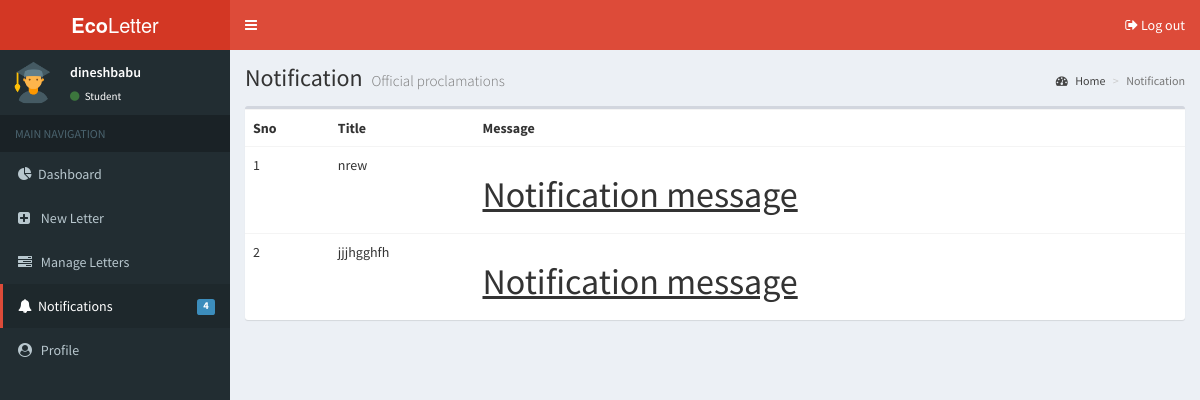
The page /student/notifications.php (signed in) on the database its author committed.
### tables this page shows
CREATE TABLE `student_data` (
  `student_id` varchar(50) NOT NULL,
  `name` varchar(50) NOT NULL,
  `studenttype` varchar(50) NOT NULL,
  `year` int(11) NOT NULL,
  `department` varchar(50) NOT NULL,
  `section` varchar(30) NOT NULL,
  `gender` varchar(30) NOT NULL,
  `email` varchar(75) NOT NULL,
  `dob` date NOT NULL,
  `phno` varchar(30) NOT NULL,
  `fathernam` varchar(100) NOT NULL,
  `fathermob` varchar(30) NOT NULL,
  `bldgrp` varchar(30) NOT NULL,
  `address` text NOT NULL
);

CREATE TABLE `notification` (
  `title` varchar(500) NOT NULL,
  `message` text NOT NULL,
  `role` varchar(2) NOT NULL,
  `timestamp` timestamp NOT NULL DEFAULT CURRENT_TIMESTAMP ON UPDATE CURRENT_TIMESTAMP
);

### student/notifications.php (the view, shortened to what this page needs)
<?php
include('../session.php');
?>
<!DOCTYPE html>
<html>
<head>
    <link rel="stylesheet" href="../bower_components/bootstrap/dist/css/bootstrap.min.css">
    <link rel="stylesheet" href="../bower_components/font-awesome/css/font-awesome.min.css">
    <link rel="stylesheet" href="../bower_components/Ionicons/css/ionicons.min.css">
    <link rel="stylesheet" href="../bower_components/jvectormap/jquery-jvectormap.css">
    <link rel="stylesheet" href="../dist/css/AdminLTE.min.css">
    <link rel="stylesheet" href="../dist/css/skins/_all-skins.min.css">
    <link rel="stylesheet" href="../plugins/bootstrap-wysihtml5/bootstrap3-wysihtml5.min.css">
</head>
<body class="hold-transition skin-red sidebar-mini">
<div class="wrapper">
    <header class="main-header">
        <a href="/" class="logo">
            <span class="logo-lg"><b>Eco</b>Letter</span>
        </a>
        <nav class="navbar navbar-static-top">
            <a href="#" class="sidebar-toggle" data-toggle="push-menu" role="button">
            </a>
            <div class="navbar-custom-menu">
                <ul class="nav navbar-nav">
                    <li>
                        <a href="/logout.php"><i class="fa fa-sign-out"></i> Log out</a>
                    </li>
                </ul>
            </div>
        </nav>
    </header>
    <aside class="main-sidebar">
        <section class="sidebar">
            <div class="user-panel">
                <div class="pull-left image"><img src="../dist/img/student.png" class="img-circle" alt="User Image">
                </div>
                <div class="pull-left info"><p> <?php
                        $sql = "SELECT name from student_data WHERE student_id='".$_SESSION['login_user']."'";
                        $result = mysqli_query($db, $sql);
                        if (mysqli_num_rows($result) > 0) {
                            $row = mysqli_fetch_assoc($result);
                            echo $row['name'];
                        } else {
                            echo "0 results";
                        }
                        ?></p>                    <a href="#"><i
                                class="fa fa-circle text-success"></i> Student</a></div>
            </div>
            <ul class="sidebar-menu" data-widget="tree">
                <li class="header">MAIN NAVIGATION</li>
                <li><a href="index.php"><i class="fa fa-pie-chart"></i><span>Dashboard</span></a></li>
                <li><a href="new-letter.php"><i class="fa fa-plus-square"></i> <span>New Letter</span></a></li>
                <li><a href="manage-letter.php?option=pending"><i class=" fa fa-tasks"></i> <span>Manage Letters</span></a></li>
                <li class="active"><a href="notifications.php"><i class="fa fa-bell"></i><span>Notifications</span><span
                                class="pull-right-container">
              <span class="label label-primary pull-right">4</span>
            </span></a></li>
                <li><a href="profile.php"><i class="fa fa-user-circle"></i> <span>Profile</span></a></li>
            </ul>
        </section>
    </aside>
    <div class="content-wrapper">
        <section class="content-header">
            <h1>
                Notification
                <small>Official proclamations</small>
            </h1>
            <ol class="breadcrumb">
                <li><a href="#"><i class="fa fa-dashboard"></i> Home</a></li>
                <li class="active">Notification</li>
            </ol>
        </section>
        <section class="content">
            <div class="row">
                <div class="col-xs-12">
                    <div class="box">
                        <div class="box-body table-responsive no-padding">
                            <table class="table table-hover">
                                <tr>
                                    <th>Sno</th>
                                    <th>Title</th>
                                    <th>Message</th>
                                </tr>
                                <?php
                                $i=1;
                                $dissql="SELECT * from notification WHERE role=1";
                                $result = mysqli_query($db, $dissql);
                                if (mysqli_num_rows($result) > 0) {
                                    while ($row = mysqli_fetch_assoc($result)) {
                                        echo  "<tr>";
                                        echo "<td>".$i++."</td>";
                                        echo "<td>".$row['title']."</td>";
                                        echo "<td>".$row['message']."</td>";
                                        echo  "</tr>";
                                    }
                                } else {
                                    echo "0 Notification";
                                }
                                ?>
                            </table>
                        </div>
                    </div>
                </div>
            </div>
        </section>
    </div>
</div>
</body>
</html>

### rows shown on the page
student_data: name "dineshbabu"
notification: title "nrew", message "Notification message"
notification: title "jjjhgghfh", message "Notification message"
